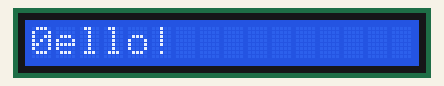
Recording of a sketch running on a simulated Arduino Uno, built with avr-gcc and run on an emulated ATmega328P. On the bench: 16×1 character LCD.

Above: at 0.1 s.
At 4.1 s:
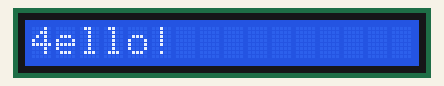
At 9.1 s:
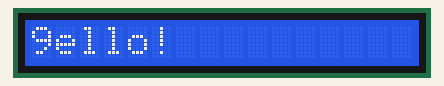
At 19.1 s:
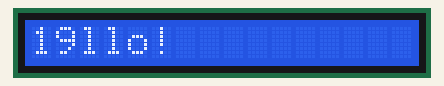
At 29.1 s:
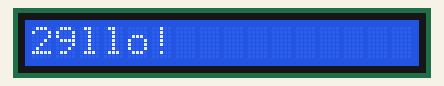
At 39.1 s:
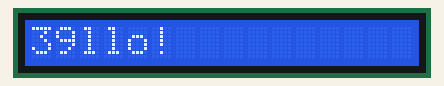

Measured:
- what the display in image 1 shows lasts 1.0 s, from 4.0 s to 5.0 s

The sketch:

lcd_screen.ino
```cpp
#include <Wire.h>
#include <LiquidCrystal_I2C.h>
LiquidCrystal_I2C lcd(0x27,16,1);  // Устанавливаем дисплей
void setup()
{
  lcd.init();
  lcd.backlight();// Включаем подсветку дисплея
  lcd.setCursor(0, 0);
  lcd.print("Hello!");
}
void loop()
{
  // Устанавливаем курсор на вторую строку и нулевой символ.
  lcd.setCursor(0, 0);
  // Выводим на экран количество секунд с момента запуска ардуины
  lcd.print(millis()/1000);
}
```
